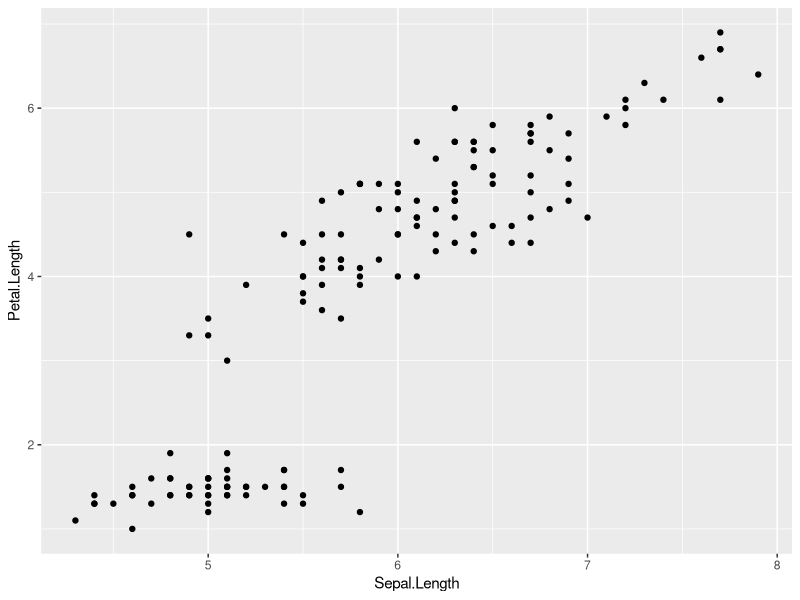
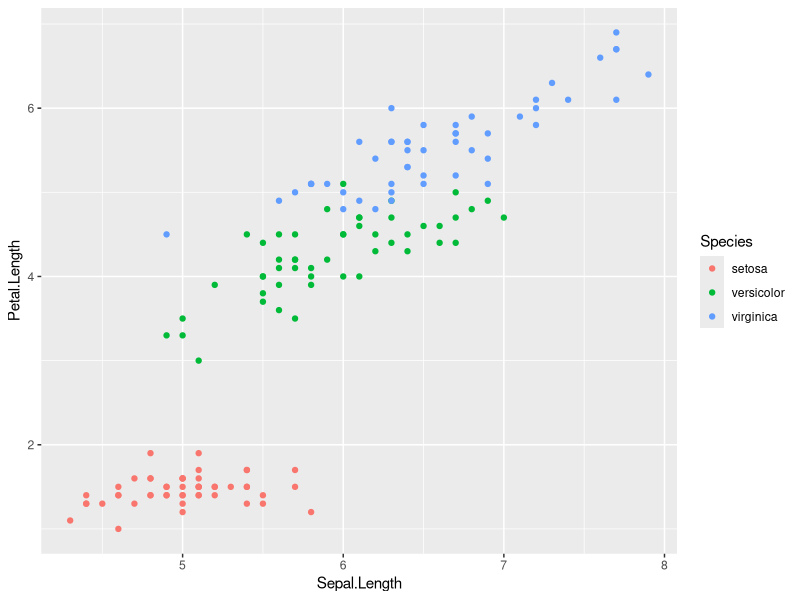
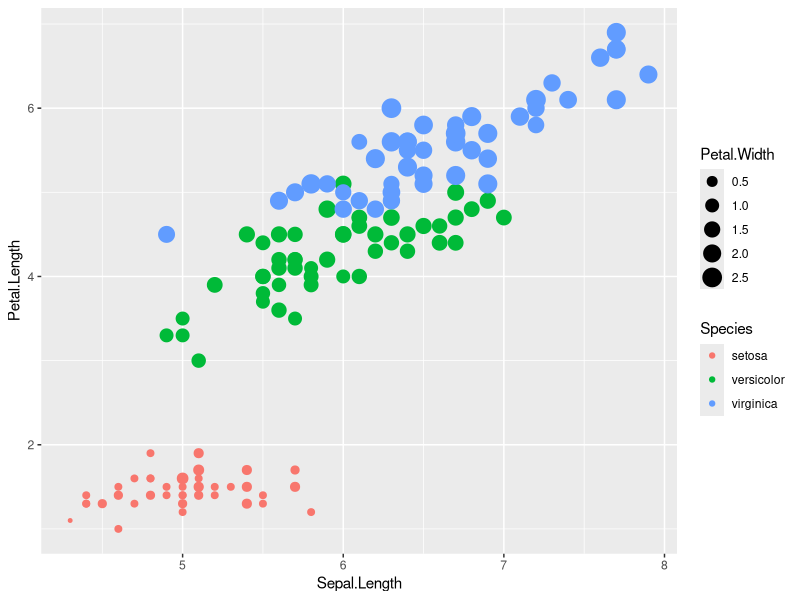
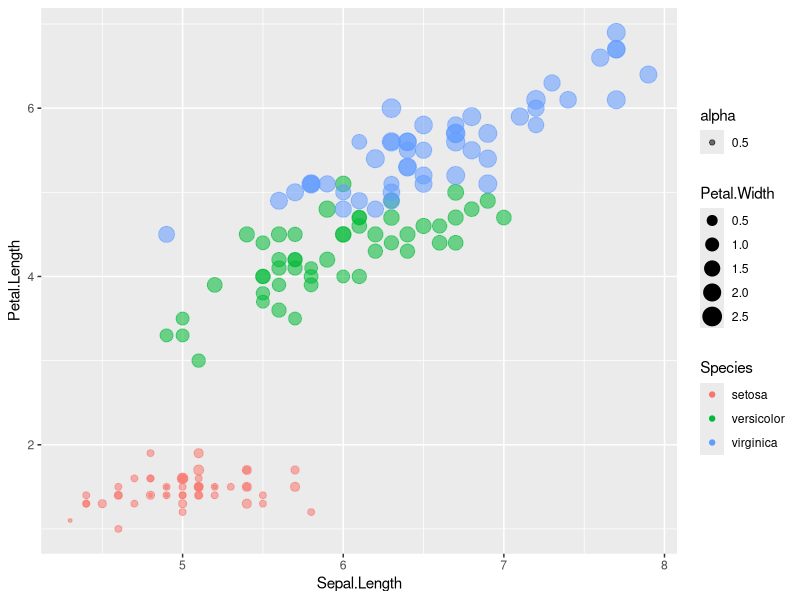
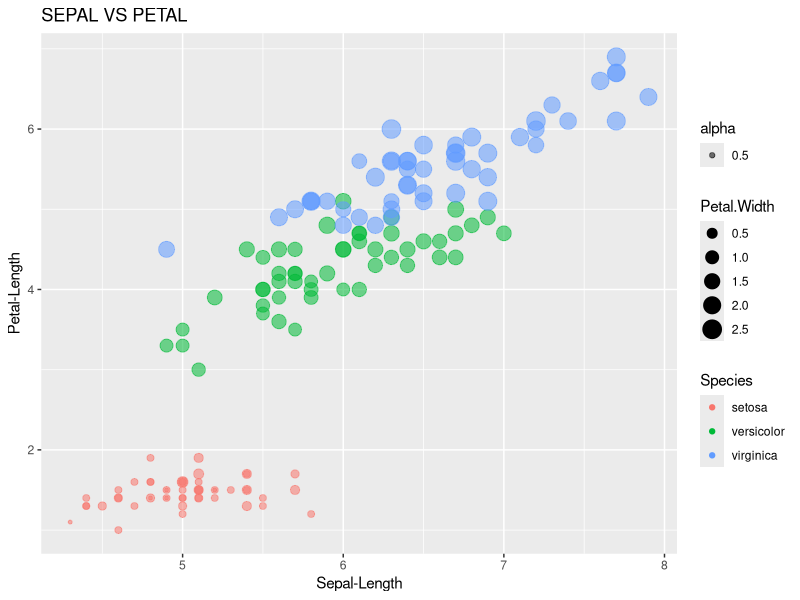

The R source for these figures, in order: (Note: this script raises an error after producing the figures.)
#ggplot2
install.packages("ggplot2")
library(ggplot2)

############## qplot Function of ggplot2 ######################
#using qplot function of ggplot2 for scatterplot
head(iris)

#plot between sepal.length vs petal.length for iris data
qplot(Sepal.Length,Petal.Length,data = iris)

#coloring different species
qplot(Sepal.Length,Petal.Length,data = iris, color = Species)

#coloring different species
qplot(Sepal.Length,Petal.Length,data = iris, color = Species, size = Petal.Width)

#making plots more visible 
qplot(Sepal.Length,Petal.Length,data = iris, color = Species, size = Petal.Width
      ,alpha = 0.5)

#more decorating plots with heading and xlabel and ylabel
qplot(Sepal.Length,Petal.Length,data = iris, colour = Species, size = Petal.Width
      ,alpha = 0.5,xlab = "Sepal-Length",ylab = "Petal-Length",
      main = "SEPAL VS PETAL")

#geom argument is used to decide wat kind of plot do we want
#by default geom is always point and therefore scatterplot.
qplot(Sepal.Length,Petal.Length,data = iris, colour = Species, size = Petal.Width
      ,alpha = 0.5,xlab = "Sepal-Length",ylab = "Petal-Length",
      main = "SEPAL VS PETAL",geom = "hist")

#################
